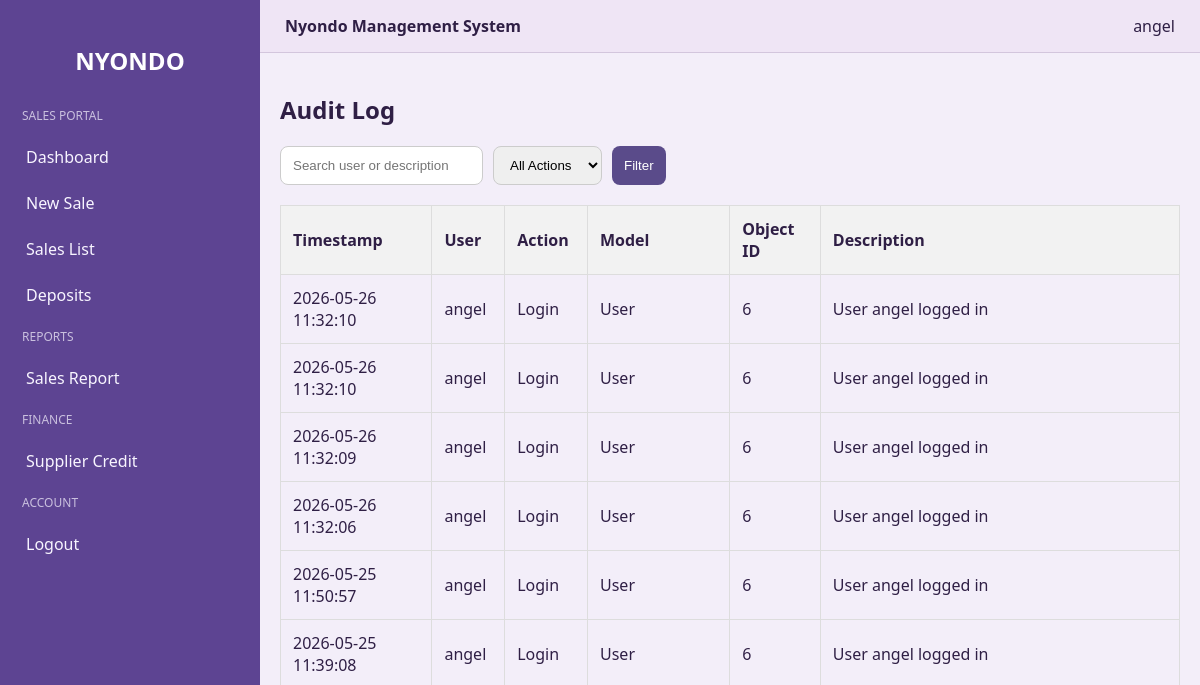
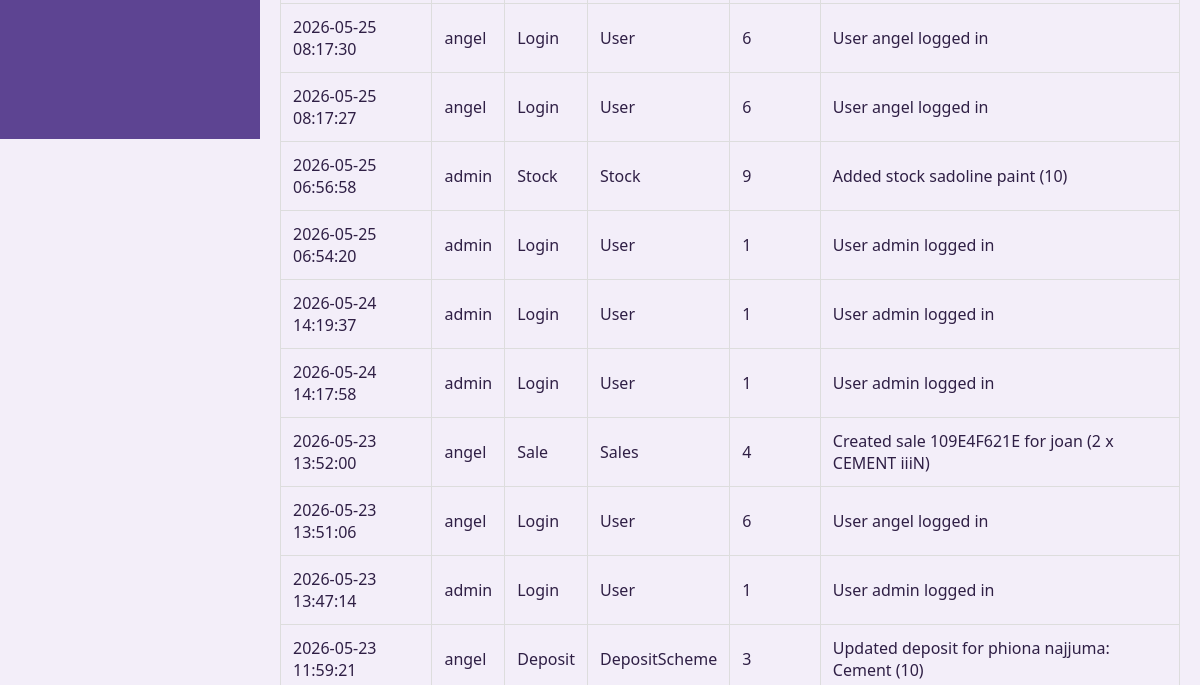
Page /audit-log/ (signed in, upper part) on the earlier database version (2 pictures, top to bottom).
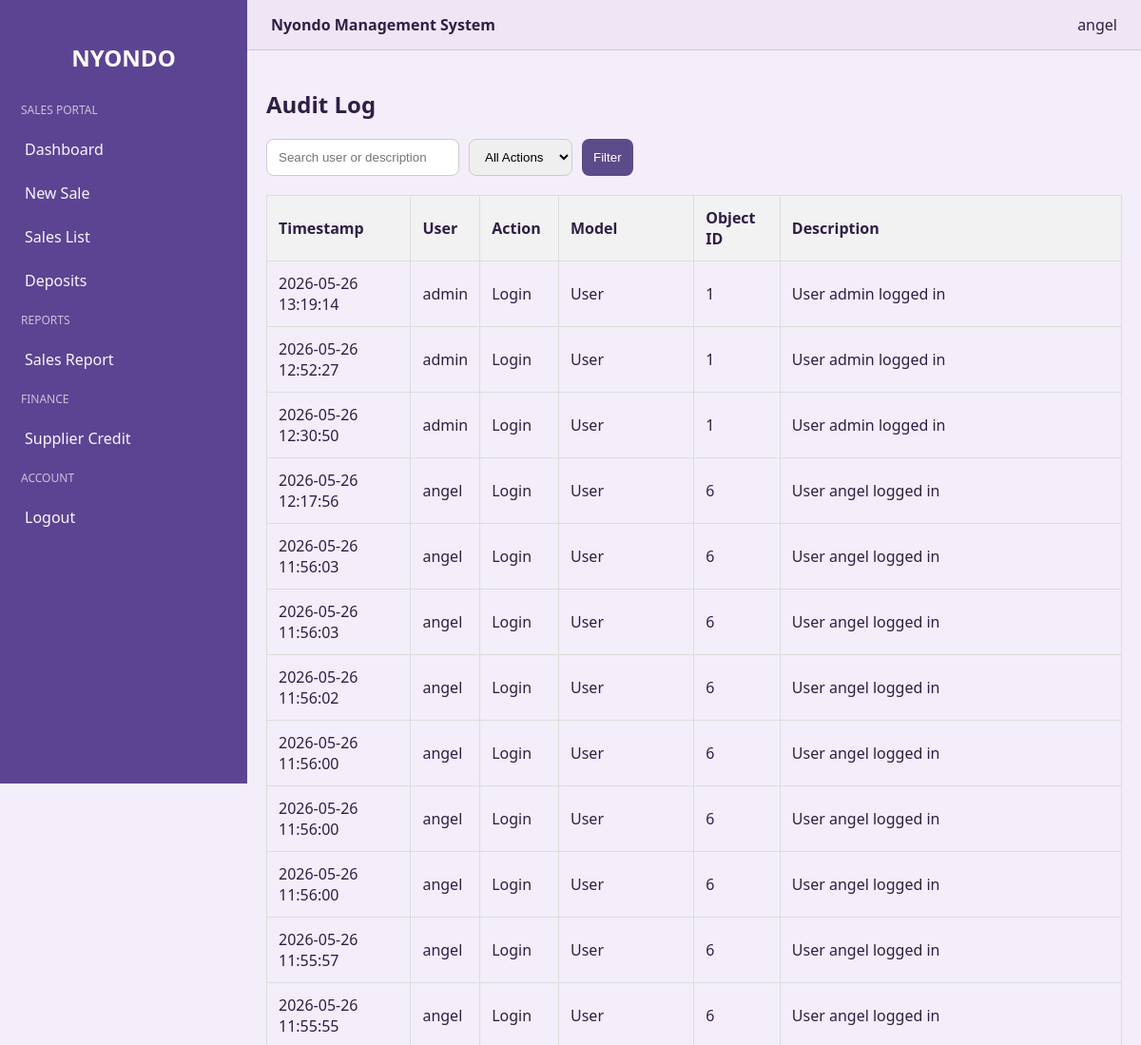
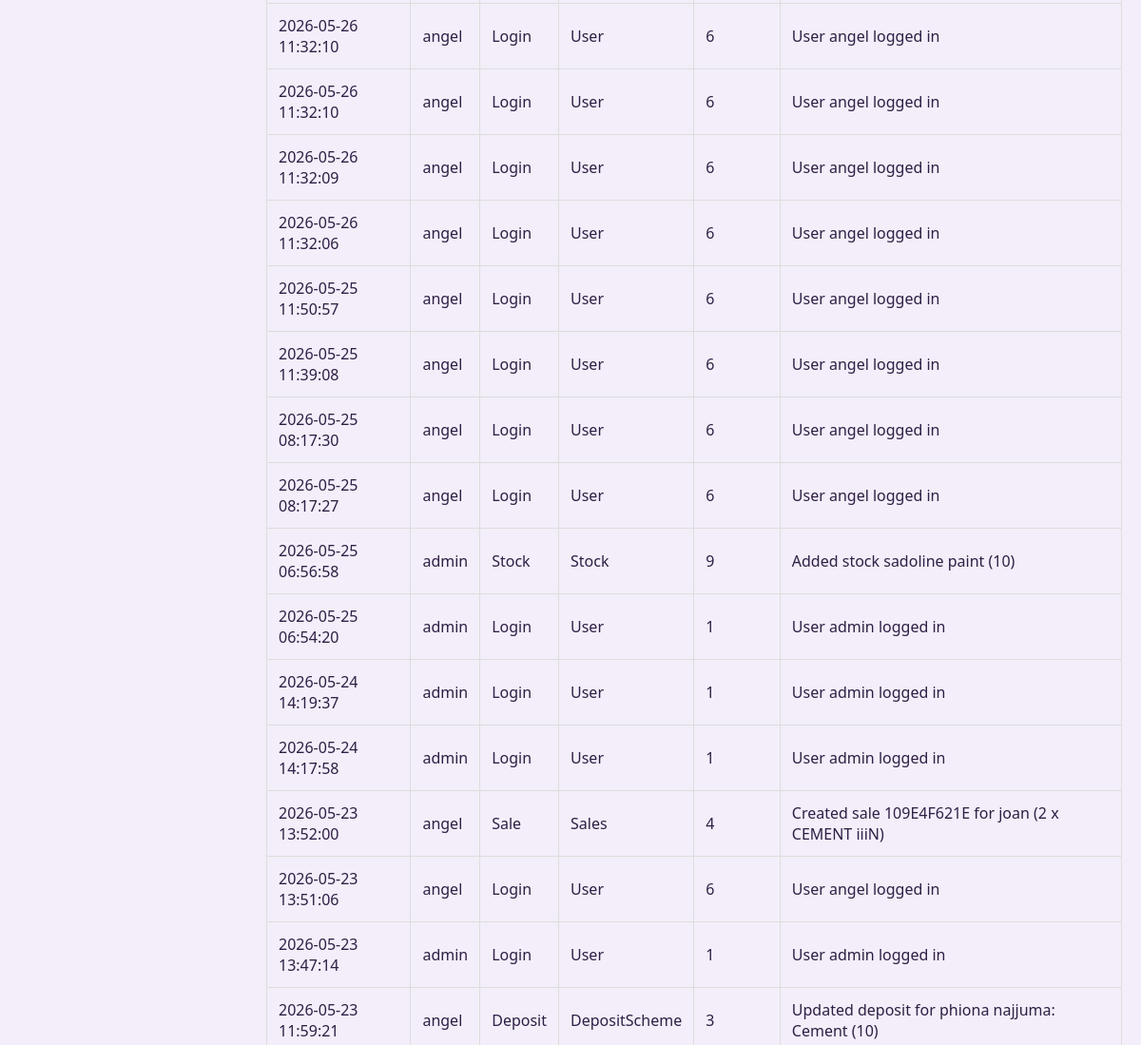
Same page on the later database version (2 pictures, top to bottom).
### nyondo_app/models.py (models this page shows, shortened)
class AuditLog(models.Model):
    ACTION_TYPES = [
        ("LOGIN", "Login"),
        ("LOGOUT", "Logout"),
        ("CREATE", "Create"),
        ("UPDATE", "Update"),
        ("DELETE", "Delete"),
        ("SALE", "Sale"),
        ("STOCK", "Stock"),
        ("CREDIT", "Credit"),
        ("DEPOSIT", "Deposit"),
        ("VOID", "Void"),
    ]
    user = models.ForeignKey(
        User,
        on_delete=models.SET_NULL,
        null=True,
        blank=True
    )
    action = models.CharField(
        max_length=20,
        choices=ACTION_TYPES
    )
    model_name = models.CharField(max_length=50, blank=True, null=True)
    object_id = models.CharField(max_length=50, blank=True, null=True)
    description = models.TextField()
    timestamp = models.DateTimeField(auto_now_add=True)

### nyondo_app/views.py (the view)
# urls.py: path("audit-log/", views.audit_log, name="audit_log"),
@login_required
def audit_log(request):
    logs = AuditLog.objects.select_related("user").order_by("-timestamp")
    query = request.GET.get("q")
    action = request.GET.get("action")
    if query:
        logs = logs.filter(
            Q(user__username__icontains=query) |
            Q(description__icontains=query)
        )
    if action and action in dict(AuditLog.ACTION_TYPES):
        logs = logs.filter(action=action)
    return render(request, "nyondo/audit_log.html", {
        "logs": logs,
        "query": query,
        "action": action,
    })

### nyondo_app/templates/nyondo/audit_log.html (shortened to what this page needs)
{% extends "nyondo/base.html" %}
{% load static %}
{% block content %}
<h2>Audit Log</h2>
<form method="get" class="audit-filter">
    <input type="text" name="q" value="{{ query|default:'' }}" placeholder="Search user or description" />
    <select name="action">
        <option value="">All Actions</option>
    </select>
    <button type="submit">Filter</button>
</form>
{% if logs.exists %}
    <div class="table-responsive">
        <table class="audit-table">
            <thead>
                <tr>
                    <th>Timestamp</th>
                    <th>User</th>
                    <th>Action</th>
                    <th>Model</th>
                    <th>Object ID</th>
                    <th>Description</th>
                </tr>
            </thead>
            <tbody>
                {% for log in logs %}
                    <tr>
                        <td>{{ log.timestamp|date:"Y-m-d H:i:s" }}</td>
                        <td>{{ log.user.username|default:"System" }}</td>
                        <td>{{ log.get_action_display }}</td>
                        <td>{{ log.model_name|default:"N/A" }}</td>
                        <td>{{ log.object_id|default:"-" }}</td>
                        <td>{{ log.description }}</td>
                    </tr>
                {% endfor %}
            </tbody>
        </table>
    </div>
{% else %}
    <p>No audit entries found.</p>
{% endif %}
<link rel="stylesheet" href="{% static 'nyondo_app/css/nyondo/audit_log.css' %}">
{% endblock %}

Differences in the rows shown:
added AuditLog: timestamp "2026-05-26 13:19:14", user.username "admin", action "Login", model_name "User", object_id "1", description "User admin logged in"
added AuditLog: timestamp "2026-05-26 12:52:27", user.username "admin", action "Login", model_name "User", object_id "1", description "User admin logged in"
added AuditLog: timestamp "2026-05-26 12:30:50", user.username "admin", action "Login", model_name "User", object_id "1", description "User admin logged in"
added AuditLog: timestamp "2026-05-26 12:17:56", user.username "angel", action "Login", model_name "User", object_id "6", description "User angel logged in"
added AuditLog: timestamp "2026-05-26 11:56:03", user.username "angel", action "Login", model_name "User", object_id "6", description "User angel logged in"
added AuditLog: timestamp "2026-05-26 11:56:03", user.username "angel", action "Login", model_name "User", object_id "6", description "User angel logged in"
added AuditLog: timestamp "2026-05-26 11:56:02", user.username "angel", action "Login", model_name "User", object_id "6", description "User angel logged in"
added AuditLog: timestamp "2026-05-26 11:56:00", user.username "angel", action "Login", model_name "User", object_id "6", description "User angel logged in"
added AuditLog: timestamp "2026-05-26 11:56:00", user.username "angel", action "Login", model_name "User", object_id "6", description "User angel logged in"
added AuditLog: timestamp "2026-05-26 11:56:00", user.username "angel", action "Login", model_name "User", object_id "6", description "User angel logged in"
added AuditLog: timestamp "2026-05-26 11:55:57", user.username "angel", action "Login", model_name "User", object_id "6", description "User angel logged in"
added AuditLog: timestamp "2026-05-26 11:55:55", user.username "angel", action "Login", model_name "User", object_id "6", description "User angel logged in"
